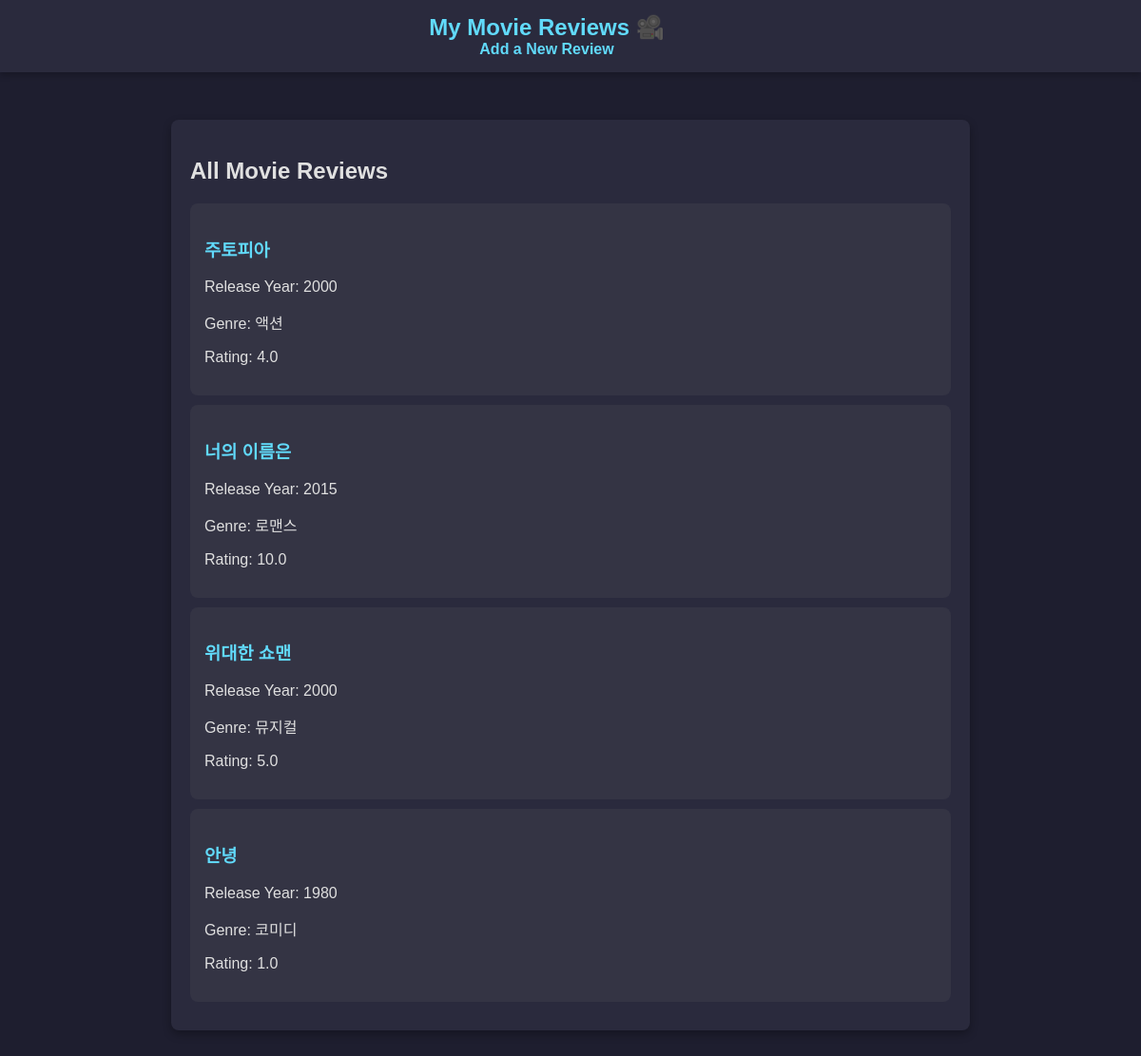
Before: / with the older database file.
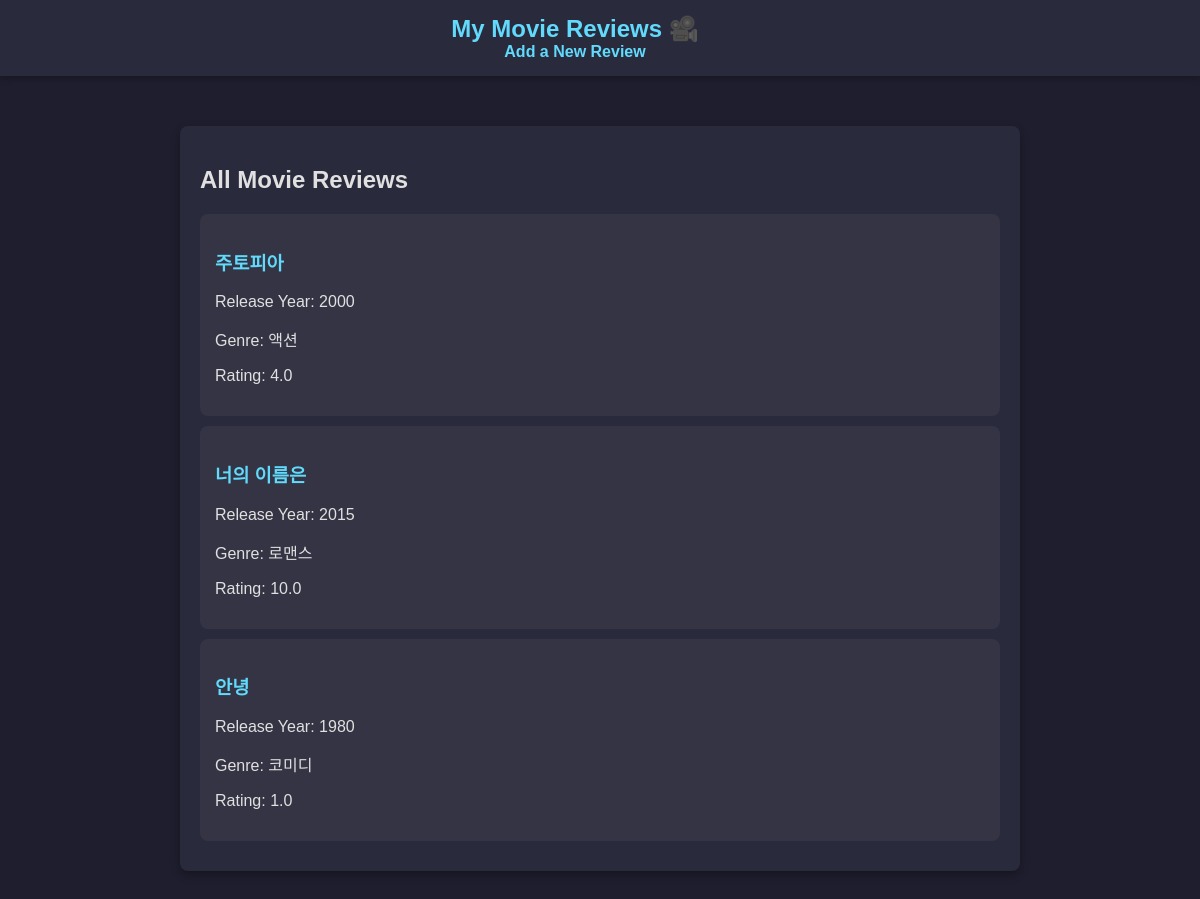
After: the same page with the newer database file.
### reviews/models.py (models this page shows, shortened)
class Review(models.Model):
    title = models.CharField(max_length=100)
    year = models.IntegerField()
    genre = models.CharField(max_length=50)
    director = models.CharField(max_length=100)
    cast = models.TextField()
    rating = models.FloatField()
    runtime = models.IntegerField()
    review = models.TextField()

### reviews/views.py (the view)
# urls.py: path('', views.home, name='home'),  # 홈 화면
def home(request):
    reviews = Review.objects.all()  # 모든 리뷰 데이터 가져오기
    context = {'reviews': reviews}
    return render(request, 'reviews/reviews_list.html',context)

### templates/reviews/reviews_list.html
{% extends 'base.html' %}
{% block content %}
<h2>All Movie Reviews</h2>
<div class="reviews">
    {% for review in reviews %}
    <div class="review">
        <h3><a href="{% url 'detail' review_id=review.id %}">{{ review.title }}</a></h3>
        <p>Release Year: {{ review.year }}</p>
        <p>Genre: {{ review.genre }}</p>
        <p>Rating: {{ review.rating }}</p>
    </div>
    {% endfor %}
</div>
{% endblock %}

### templates/base.html (shortened to what this page needs)
<!DOCTYPE html>
<html lang="en">
<head>
    {% load static %}
    <link rel="stylesheet" href="{% static 'css/style.css' %}">
</head>
<body>
    <header>
        <h1><a href="{% url 'home' %}">My Movie Reviews 🎥</a></h1>
        <nav>
            <a href="{% url 'create' %}">Add a New Review</a>
        </nav>
    </header>
    <main>
        {% block content %}
        {% endblock %}
    </main>
</body>
</html>

### static/css/style.css (style rules this page uses)
body { font-family: Arial, sans-serif; background-color: #1e1e2f; color: #e0e0e0; margin: 0; padding: 0; }
header { background-color: #2a2a3d; color: #ffffff; padding: 15px; text-align: center; box-shadow: 0px 4px 6px rgba(0, 0, 0, 0.2); }
header h1 { margin: 0; font-size: 24px; }
header a { text-decoration: none; color: #61dafb; }
main { padding: 20px; max-width: 800px; margin: 50px auto; background-color: #2a2a3d; border-radius: 8px; box-shadow: 0px 4px 10px rgba(0, 0, 0, 0.3); }
.reviews { gap: 50px; }
.reviews .review { background-color: #343444; padding: 15px; margin: 10px 0; border-radius: 8px; transition: transform 0.2s, box-shadow 0.2s; }
a { text-decoration: none; color: #61dafb; font-weight: bold; margin-right: 50px; }

Changed rows visible on the page:
removed Review: title "위대한 쇼맨", year "2000", genre "뮤지컬", rating "5.0"
